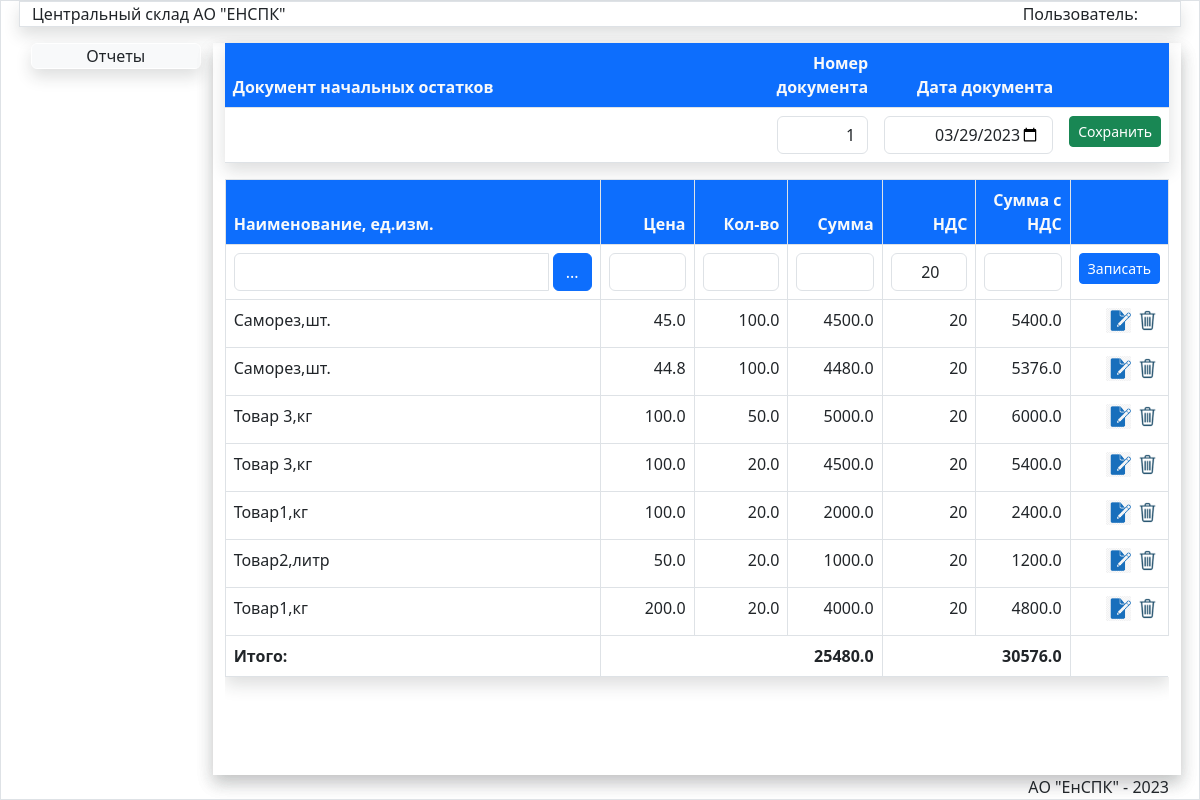
The app's page /AddStringOst/387 with its own data.
### store/models.py (models this page shows, shortened)
class Jurnal(models.Model):
    oper=models.IntegerField(verbose_name="Код операции")
    nomerdoc=models.CharField(max_length=50,verbose_name='Номер документа')
    datadoc=models.DateTimeField(verbose_name='Дата документа')
    postav=models.ForeignKey(Postav,verbose_name='Поставщик',on_delete=models.PROTECT)
    obct=models.ForeignKey(Obct,verbose_name='Объект',on_delete=models.PROTECT)
    podraz=models.ForeignKey(Podraz,verbose_name='Подразделение',on_delete=models.PROTECT)
    fio=models.ForeignKey(Fio,verbose_name='Подотчет',on_delete=models.PROTECT)
    spis=models.ForeignKey(Spis,blank=True,null=True,verbose_name='Причина списания',on_delete=models.PROTECT)
    summa=models.FloatField(verbose_name='Сумма',default=0)
    nds=models.IntegerField(verbose_name='НДС',default=20)
    summawithnds=models.FloatField(verbose_name='Сумма с НДС',default=0)
    updated_at = models.DateTimeField(auto_now=True, verbose_name='Создан')
    created_at = models.DateTimeField(auto_now_add=True, verbose_name='Обновлен')
    class Meta:
        verbose_name = 'Документ'
        verbose_name_plural = 'Документы'
        ordering = ['-datadoc', ]

class JurnalDoc(models.Model):
    oper=models.IntegerField(max_length=1,verbose_name='Операция')
    iddoc=models.ForeignKey(Jurnal,on_delete=models.PROTECT)
    title=models.ForeignKey(Nom,verbose_name='Наименование',on_delete=models.PROTECT)
    price=models.FloatField(verbose_name='Цена',default=0.0)
    kol = models.FloatField(verbose_name='Количество', default=0.0)
    podraz=models.ForeignKey(Podraz,on_delete=models.PROTECT,verbose_name='Подразделение')
    postav=models.ForeignKey(Postav,on_delete=models.PROTECT,verbose_name='Поставщик')
    obct=models.ForeignKey(Obct,on_delete=models.PROTECT,verbose_name='Объект')
    fio=models.ForeignKey(Fio,on_delete=models.PROTECT,verbose_name='Подотчетник')
    spis=models.ForeignKey(Spis,on_delete=models.PROTECT,null=True,blank=True,verbose_name='Причина списания')
    summa=models.FloatField(verbose_name='Сумма')
    nds=models.IntegerField(default=20,verbose_name='НДС')
    summawithnds=models.FloatField(verbose_name='Сумма с НДС')
    updated_at = models.DateTimeField(auto_now=True, verbose_name='Создан')
    created_at = models.DateTimeField(auto_now_add=True, verbose_name='Обновлен')
    uniqfield=models.CharField(max_length=250,verbose_name='Слаг')
    class Meta:
        verbose_name = 'Табличная часть'
        verbose_name_plural = 'Табличные части'
        ordering = ['-created_at', ]

class Nom(models.Model):
    title = models.CharField(max_length=150, verbose_name='Наименование', unique=True )
    izm=models.ForeignKey(Unit,verbose_name='Ед.изм.',on_delete=models.PROTECT)
    category = models.ForeignKey(Category, verbose_name='Категория', on_delete=models.PROTECT)
    srok=models.IntegerField(blank=True,default=0)
    updated_at = models.DateTimeField(auto_now=True, verbose_name='Создан')
    created_at = models.DateTimeField(auto_now_add=True, verbose_name='Обновлен')
    def __str__(self):
        return self.title
    class Meta:
        verbose_name = 'Номенклатура'
        verbose_name_plural = 'Номенклатура'
        ordering = ['title', ]

class Unit(models.Model):
    title = models.CharField(max_length=100,verbose_name='Наименование',unique=True)
    def __str__(self):
        return self.title
    class Meta:
        verbose_name='Единица измерения'
        verbose_name_plural='Единицы измерения'
        ordering=['title',]

### store/views.py (the view)
# urls.py: path('AddStringOst/<str:pk>',AddStringOst,name='AddStringOst'),
def AddStringOst(request,pk):
    doc=Jurnal.objects.get(pk=pk)
    izm=Unit.objects.all()
    category=Category.objects.all()
    item=JurnalDoc.objects.filter(iddoc=pk)
    nom=Nom.objects.all()
    sum = JurnalDoc.objects.filter(iddoc=pk).aggregate(Sum("summa"))
    sumnds = JurnalDoc.objects.filter(iddoc=pk).aggregate(Sum("summawithnds"))
    if item:
        summa1 = round(sum['summa__sum'], 2)
        summa2 = round(sumnds['summawithnds__sum'], 2)
    else:
        summa1=0.0
        summa2=0.0
    t="Документ № " + doc.nomerdoc +" от "+doc.datadoc.strftime("%d.%m.%Y")
    return render(request,'store/Doc/AddStringOst.html',{'docost':doc,'nom':nom,'title':t,'pic_label':'Начальные остатки',
                                                         'items':item,'s':summa1,'s2':summa2,'izm':izm,'category':category})

### store/templates/store/Doc/AddStringOst.html (shortened to what this page needs)
{% extends 'store/menu.html' %}
{% load static %}
{% block DataArea %}
<div class="row">
<div class="col-md-12 mx-auto shadow">
<table class=" table shadow table-hover ">
<thead class="bg-primary text-light">
<tr>
<th  style="width:60%" >Документ начальных остатков</th>
<th style="width:13; " class=" text-end "> Номер документа </th>
<th style="width:10%;" class=" text-end" >Дата документа</th>
<th style="width:10%;" class=" text-end"></th>
</tr>
</thead>
    <form method="post" id="ost-form2" >
<tr>
    <td><input  type="hidden" id="id_iddoc" value="{{docost.id}} " ></td>
        <td  class=" text-end" ><input type="text" id="id_nomerdoc" class="form-control" style="text-align:right" required value="{{docost.nomerdoc}}"></td>
        <td "class="text-end pb-3"> <input type="date" id="id_datadoc" class="form-control" style="text-align:right" required value="{{docost.datadoc|date:'Y-m-d'}}"></td>
        <td class=" text-end"> <button type="submit" class="btn  btn-success btn-sm mb-1 " id="returnJurOst">Сохранить</button></td>
    </form>
</table >
 <div class="scrolltable">
    <table class=" table  shadow table-bordered table-hover" style="width:100%" >
        <form id="ost-string-form" method="post">
            <thead class="bg-primary">
            <th style="width:40%" class="text-light" >Наименование, ед.изм.</th>
             <th  class="text-end text-light " style="width:10%" >Цена</th>
             <th  class="text-end text-light" style="width:10%"  >Кол-во</th>
             <th  class="text-end text-light" style="width:10%">Сумма</th>
             <th class="text-end  text-light" style="width:10%" >НДС</th>
            <th class="text-end text-light" style="width:10%" >Сумма с НДС</td>
            <th></th>
            </thead>
<tr>
       <td ><div class="input-group">
                   <select name="title" id="idtitle" class="form-control  " required >
            <option selected></option>
            {% for item in nom %}
            <option value="{{item.id}}">{{item.title}}, {{item.izm}}</option>
            {% endfor %}
       </select>
                    <div class=" input-group-button pr-2">
                        <button type="button" id="show-contact-modal-button" class="btn btn-primary mr-2" style="margin-left: 5px;" data-bs-toggle="modal" data-bs-target="#ModalNomPodbor">...</button>
                    </div>
                </div>
          </td>
           <td> <input type="number" id="idprice" class="form-control text-end" step="any" required min="0" >
        </td></td>
         <td><input type="number" id="idkol" class="form-control text-end" step="any" required min="0">
        </td>
       <td> <input type="number" id="idsumma" class="form-control text-end" step="any" required readonly>
        </td>
        <td><input type="number" id="idnds" class="form-control text-end" value="20" required min="0">
        </td>
           <td> <input type="number" id="idtotal" class="form-control text-end" step="any" required readonly>
        <td class="text-end"><button class="btn btn-primary btn-sm" type="submit" id="save-string">Записать</td>
</tr>
        </form>
    <tbody id="string-ost" >
{% for item in items %}
    <tr><td>{{item.title}},{{item.title.izm}}</td>
    <td class="text-end">{{item.price}}</td>
    <td class="text-end">{{item.kol}}</td>
    <td class="text-end">{{item.summa}}</td>
    <td class="text-end " >{{item.nds}}</td>
    <td class="text-end">{{item.summawithnds}}</td>
      <td  class="text-end" colspan=2 ><input data-sid={{item.pk}} data-update={{item.pk}} class="btn-string-update " value="Update" type="image" src="../static/images/edit2.png" style="width:25px;" >
<input data-sid={{item.pk}} data-del="#" class="btn-string-delete " value="Update" type="image" src="../static/images/del.png" style="width:25px;" > </td></tr>
    {% endfor %}
    </tbody>
        <tfoot id="idfoot"><td class="fw-bold">Итого:</td><td colspan="3" class="text-end fw-bold ">{{s}}</td><td colspan="2>" class="text-end fw-bold">{{s2}}</td> </tfoot>
</table>
</div>
</div>
</div>
{% endblock DataArea %}

### store/static/css/my.css (style rules this page uses)
.scrolltable { display:block; overflow-y: auto; height:74.5vh; }

### records on screen
Jurnal: nomerdoc "1", datadoc "03/29/2023"
JurnalDoc: title "Саморез", title.izm "шт.", price "45.0", kol "100.0", summa "4500.0", nds "20", summawithnds "5400.0"
JurnalDoc: title "Саморез", title.izm "шт.", price "44.8", kol "100.0", summa "4480.0", nds "20", summawithnds "5376.0"
JurnalDoc: title "Товар 3", title.izm "кг", price "100.0", kol "50.0", summa "5000.0", nds "20", summawithnds "6000.0"
JurnalDoc: title "Товар 3", title.izm "кг", price "100.0", kol "20.0", summa "4500.0", nds "20", summawithnds "5400.0"
JurnalDoc: title "Товар1", title.izm "кг", price "100.0", kol "20.0", summa "2000.0", nds "20", summawithnds "2400.0"
JurnalDoc: title "Товар2", title.izm "литр", price "50.0", kol "20.0", summa "1000.0", nds "20", summawithnds "1200.0"
JurnalDoc: title "Товар1", title.izm "кг", price "200.0", kol "20.0", summa "4000.0", nds "20", summawithnds "4800.0"

### other values on screen
{{ s }} "25480.0"
{{ s2 }} "30576.0"
